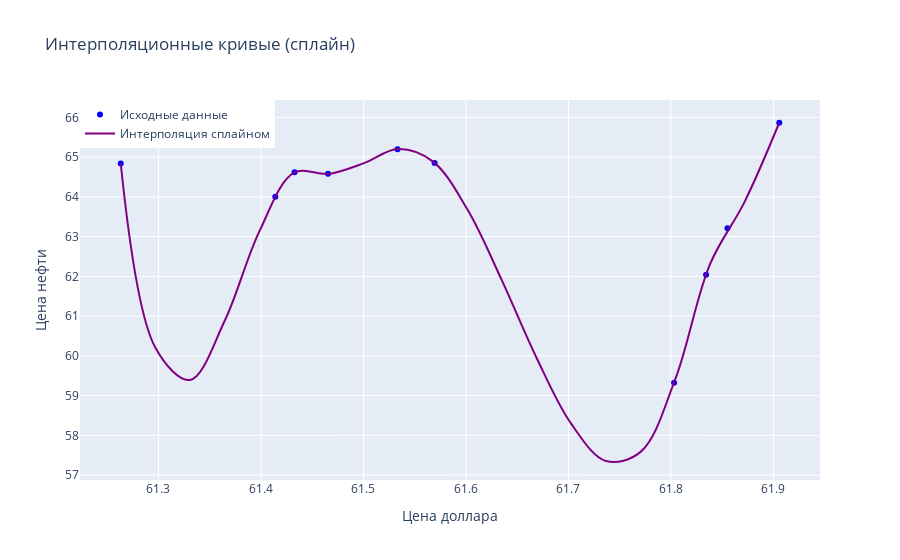

The notebook cell this image was saved under:
### Code cell
# Выбираем данные для интерполяции
x = df_grouped['Dollar'][2:12].to_numpy()
y = df_grouped['Oil Brent'][2:12].to_numpy()

# Создаем точки для интерполяции
x_interp = np.linspace(min(x), max(x), 20)

# Интерполяция кубическим сплайном
spline = CubicSpline(x, y)
y_interp_spline = spline(x_interp)

# Создаем графики Plotly
trace_original = go.Scatter(
    x=x,
    y=y,
    mode='markers',
    name='Исходные данные',
    marker=dict(color='blue', symbol='circle'),
)

trace_interpolated_spline = go.Scatter(
    x=x_interp,
    y=y_interp_spline,
    mode='lines',
    name='Интерполяция сплайном',
    line=dict(color='purple', shape='spline', width=2),
)

layout = go.Layout(
    title='Интерполяционные кривые (сплайн)',
    xaxis=dict(title='Цена доллара'),
    yaxis=dict(title='Цена нефти'),
    legend=dict(x=0, y=1),
)

fig = go.Figure(data=[trace_original, trace_interpolated_spline], layout=layout)
fig.show()

### Figure 1 — Plotly figure (JSON) as saved in the notebook; plotly's stock layout.template omitted (floating-point values rounded to 4 significant figures)
{"data": [{"marker": {"color": "blue", "symbol": "circle"}, "mode": "markers", "name": "Исходные данные", "type": "scatter", "x": [61.26, 61.41, 61.43, 61.47, 61.53, 61.57, 61.8, 61.83, 61.86, 61.91], "y": [64.84, 64, 64.62, 64.58, 65.2, 64.85, 59.32, 62.04, 63.21, 65.87]}, {"line": {"color": "purple", "shape": "spline", "width": 2}, "mode": "lines", "name": "Интерполяция сплайном", "type": "scatter", "x": [61.26, 61.3, 61.33, 61.36, 61.4, 61.43, 61.47, 61.5, 61.53, 61.57, 61.6, 61.64, 61.67, 61.7, 61.74, 61.77, 61.8, 61.84, 61.87, 61.91], "y": [64.84, 60.2, 59.39, 60.88, 63.13, 64.61, 64.58, 64.84, 65.2, 64.89, 63.69, 61.89, 59.95, 58.29, 57.35, 57.58, 59.41, 62.3, 63.88, 65.86]}], "layout": {"legend": {"x": 0, "y": 1}, "title": {"text": "Интерполяционные кривые (сплайн)"}, "xaxis": {"title": {"text": "Цена доллара"}}, "yaxis": {"title": {"text": "Цена нефти"}}}}
